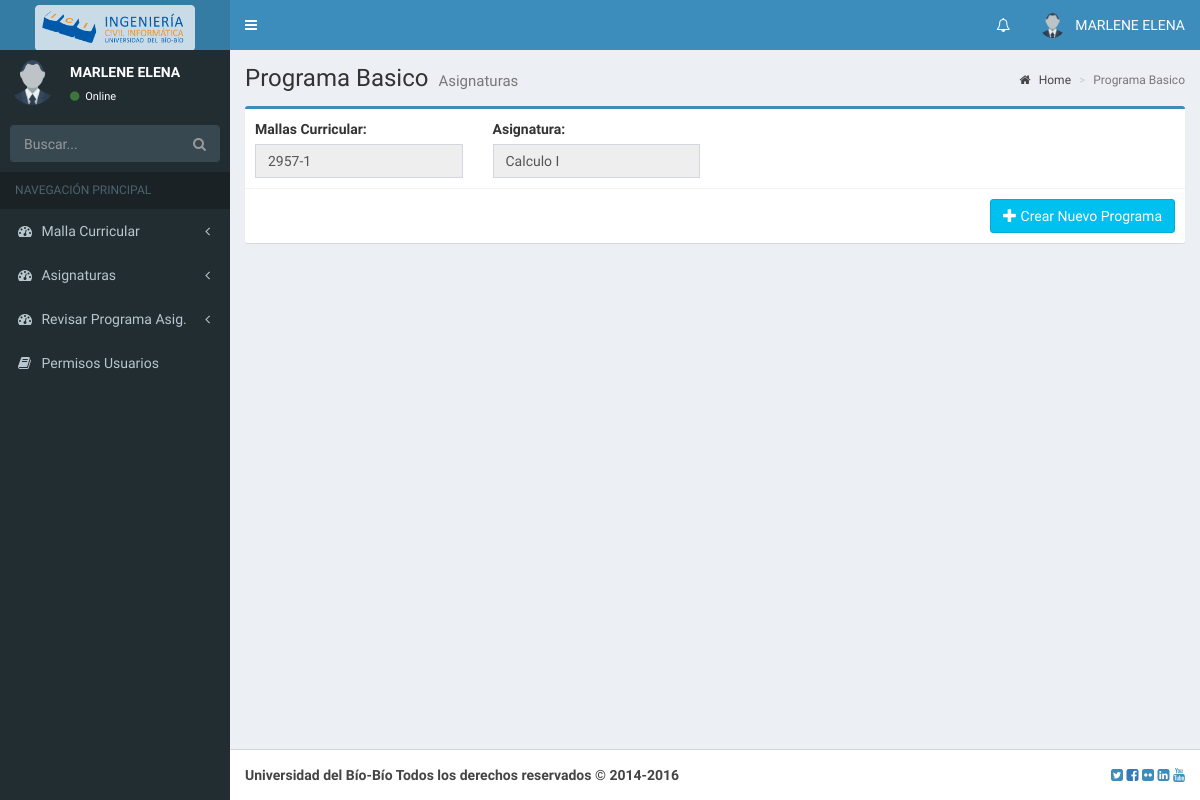
Page /Vista/Layout/administrarProgramaBasicoAsignaturasDirectiva.php?cod=240012 (signed in) on the earlier database version.
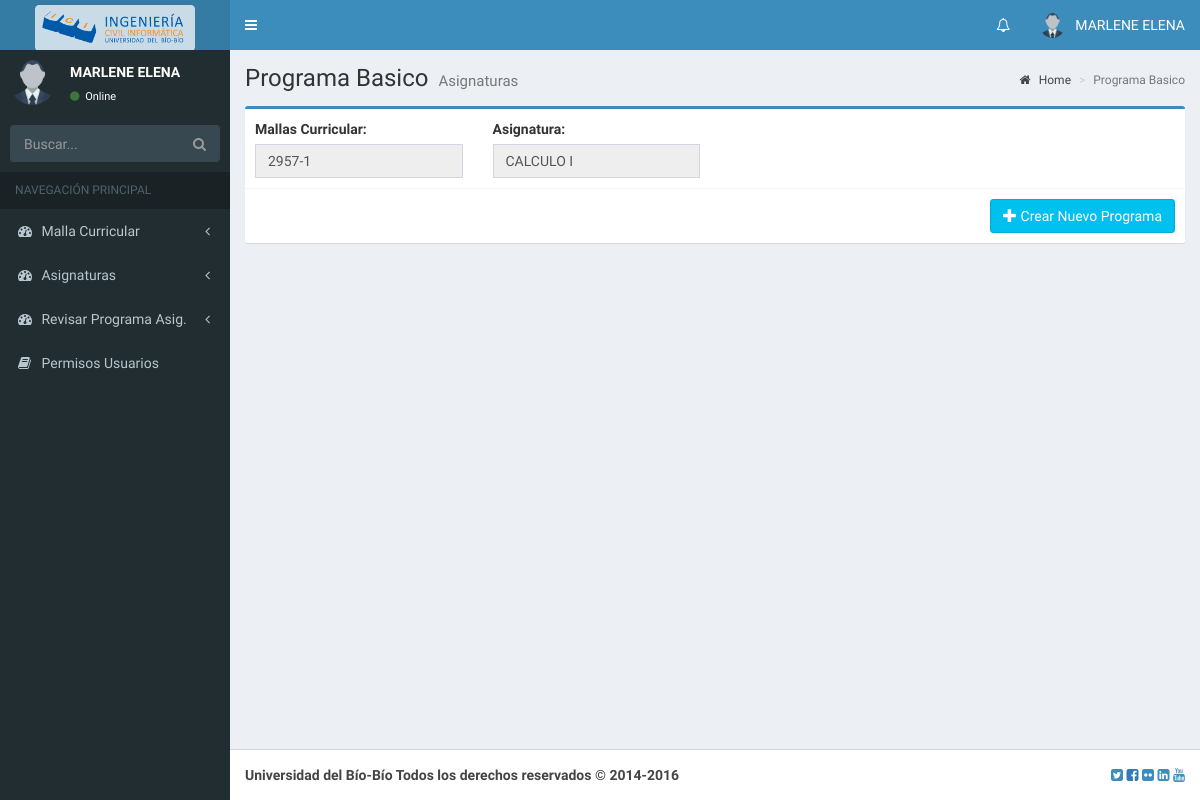
Same page on the later database version.
### tables this page shows
CREATE TABLE IF NOT EXISTS `asignatura` (
  `asig_codigo` int(6) NOT NULL,
  `asig_nombre` varchar(45) NOT NULL,
  `asig_periodo` int(11) NOT NULL,
  `asig_creditos` int(11) NOT NULL,
  `m_id` varchar(11) NOT NULL,
  `ta_id` int(11) NOT NULL,
  `correquisito` varchar(1000) DEFAULT NULL
);

### Controlador/Mantenedores/Nucleo/ConexionMySQL.php (called while the page is built, shortened)
<?php
include_once ("Configuracion.php");
class ConexionMySQL {
    private $host;
    private $db;
    private $user;
    private $password;
    private $puerto;
    private $conexion;
    function __construct() {
        $this->configuracion = new Configuracion();
        $this->user = $this->configuracion->user;
        $this->password = $this->configuracion->password;
        $this->host = $this->configuracion->host;
        $this->db = $this->configuracion->db;
        $this->puerto = $this->configuracion->puerto;
    }
    public function conectar() {
        if ($this->puerto != "") {
            $this->conexion =  new mysqli($this->host.":".$this->puerto, $this->user, $this->password, $this->db);
        }else{
            $this->conexion = new mysqli($this->host, $this->user, $this->password, $this->db);
        }
    }
    public function ejecutar($strComando) {
        try {
             $result = $this->conexion->query($strComando);
            return $result;
        } catch (PDOException $ex) {
            throw $ex;
        }
    }
}
?>

### Controlador/Mantenedores/Nucleo/Configuracion.php (called while the page is built, shortened)
<?php
class Configuracion {
    public function __construct() {
        $this->user = "root";
        $this->password = "";
        $this->host = "localhost";
        $this->db = "control_pro_asignaturas";
        $this->puerto = "";
    }
}
?>

### Controlador/Contenedor.php (called while the page is built, shortened)
<?php
include_once 'Mantenedores/AsignaturaDAO.php';
class Contenedor {
    private static $instancia = NULL;
    private $asignaturaDAO;
    public function Contenedor() {
        $this->asignaturaDAO = new AsignaturaDAO();
    }
    public static function getInstancia() {
        if (self::$instancia == NULL) {
            self::$instancia = new Contenedor();
        }
        return self::$instancia;
    }
    public function getAsignaturaByID($asig_codigo) {
        return $this->asignaturaDAO->findByID($asig_codigo);
    }
}
?>

### Controlador/Mantenedores/AsignaturaDAO.php (called while the page is built, shortened)
<?php
include_once 'Nucleo/ConexionMySQL.php';
include_once '../../Modelo/AsignaturaDTO.php';
class AsignaturaDAO {
    private $conexion;
    public function AsignaturaDAO() {
        $this->conexion = new ConexionMySQL();
    }
    public function findByID($asig_codigo) {
        $this->conexion->conectar();
        $query = "SELECT * FROM asignatura WHERE  asig_codigo =  " . $asig_codigo . " ";
        $result = $this->conexion->ejecutar($query);
        $asignatura = new AsignaturaDTO();
        if ($result) {
            while ($fila = $result->fetch_row()) {
                $asignatura->setAsig_codigo($fila[0]);
                $asignatura->setAsig_nombre($fila[1]);
                $asignatura->setAsig_periodo($fila[2]);
                $asignatura->setAsig_creditos($fila[3]);
                $asignatura->setM_id($fila[4]);
                $asignatura->setTa_id($fila[5]);
            }
        }
        $this->conexion->desconectar();
        return $asignatura;
    }
}

### Modelo/AsignaturaDTO.php (called while the page is built, shortened)
<?php
class AsignaturaDTO {
    public $asig_nombre;
    public $m_id;
    function setAsig_codigo($asig_codigo) {
        return $this->asig_codigo = $asig_codigo;
    }
    function getAsig_nombre() {
        return $this->asig_nombre;
    }
    function setAsig_nombre($asig_nombre) {
        return $this->asig_nombre = $asig_nombre;
    }
    function getM_id() {
        return $this->m_id;
    }
    function setM_id($m_id) {
        return $this->m_id = $m_id;
    }
    function setTa_id($ta_id) {
        return $this->ta_id = $ta_id;
    }
}

### Vista/Layout/administrarProgramaBasicoAsignaturasDirectiva.php (the view, shortened to what the changed rows need)
<!DOCTYPE html>
<?php
$asig_codigo = htmlspecialchars($_REQUEST['cod']);
include_once '../../Controlador/Contenedor.php';
$control = Contenedor::getInstancia();
$asignatura = $control->getAsignaturaByID($asig_codigo);
?>
<html>
    <head>
        <link rel="stylesheet" href="../../Files/Complementos/template_admin_lite/bootstrap/css/bootstrap.min.css">
        <link rel="stylesheet" href="https://cdnjs.cloudflare.com/ajax/libs/font-awesome/4.5.0/css/font-awesome.min.css">
        <link rel="stylesheet" href="https://cdnjs.cloudflare.com/ajax/libs/ionicons/2.0.1/css/ionicons.min.css">
        <link rel="stylesheet" href="../../Files/Complementos/template_admin_lite/dist/css/AdminLTE.min.css">
        <link rel="stylesheet" href="../../Files/Complementos/template_admin_lite/dist/css/skins/_all-skins.min.css">
        <link rel="stylesheet" href="../../Files/Complementos/template_admin_lite/plugins/iCheck/flat/blue.css">
        <link rel="stylesheet" href="../../Files/Complementos/template_admin_lite/plugins/morris/morris.css">
        <link rel="stylesheet" href="../../Files/Complementos/template_admin_lite/plugins/jvectormap/jquery-jvectormap-1.2.2.css">
        <link rel="stylesheet" href="../../Files/Complementos/template_admin_lite/plugins/datepicker/datepicker3.css">
        <link rel="stylesheet" href="../../Files/Complementos/template_admin_lite/plugins/daterangepicker/daterangepicker.css">
        <link rel="stylesheet" href="../../Files/Complementos/template_admin_lite/plugins/bootstrap-wysihtml5/bootstrap3-wysihtml5.min.css">
        <link rel="stylesheet" href="../../Files/Complementos/template_admin_lite/plugins/bootstrap-select-1.12.1/dist/css/bootstrap-select.css">
    </head>
    <body class="hold-transition skin-blue sidebar-mini">
        <div class="wrapper">
            <div class="content-wrapper">
                <section class="content-header">
                    <h1>
                        Programa Basico
                        <small>Asignaturas</small>
                    </h1>
                </section>
                <section class="content">
                    <div class="row">
                        <div class="col-md-12">
                            <div class="box box-primary">
                                <div class="box-body">
                                    <div class="row">
                                        <div class="col-md-3">
                                            <div class="form-group">
                                                <label for="m_id">Mallas Curricular:</label>
                                                <input type="text" class="form-control pull-right" id="m_id" name="m_id" value="<?= $asignatura->getM_id()?>" readonly>
                                            </div>
                                        </div>
                                        <div class="col-md-3">
                                            <div class="form-group">
                                                <label for="asig_codigo">Asignatura:</label>
                                                <input type="text" class="form-control pull-right" id="asig_nombre" name="asig_nombre" value="<?= $asignatura->getAsig_nombre()?>" readonly>
                                            </div>
                                        </div>
                                    </div>
                                </div>
                            </div>
                        </div>
                    </div>
                </section>
            </div>
        </div>
    </body>
</html>

Differences in the rows shown:
changed asignatura: asig_nombre "Calculo I" → "CALCULO I"
